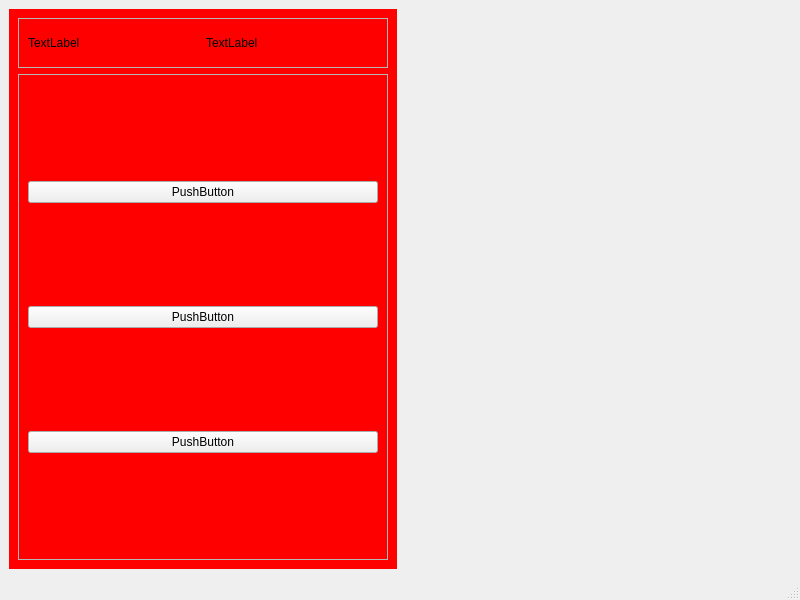
<?xml version="1.0" encoding="UTF-8"?>
<ui version="4.0">
 <class>MainWindow</class>
 <widget class="QMainWindow" name="MainWindow">
  <property name="geometry">
   <rect>
    <x>0</x>
    <y>0</y>
    <width>800</width>
    <height>600</height>
   </rect>
  </property>
  <property name="windowTitle">
   <string>MainWindow</string>
  </property>
  <widget class="QWidget" name="centralwidget">
   <layout class="QHBoxLayout" name="horizontalLayout">
    <item>
     <widget class="QWidget" name="sidebar" native="true">
      <property name="styleSheet">
       <string notr="true">QWidget#sidebar {
	background-color: red;
}</string>
      </property>
      <layout class="QVBoxLayout" name="verticalLayout_2">
       <item>
        <widget class="QFrame" name="frame">
         <property name="maximumSize">
          <size>
           <width>16777215</width>
           <height>50</height>
          </size>
         </property>
         <property name="frameShape">
          <enum>QFrame::StyledPanel</enum>
         </property>
         <property name="frameShadow">
          <enum>QFrame::Raised</enum>
         </property>
         <layout class="QHBoxLayout" name="horizontalLayout_2">
          <item>
           <widget class="QLabel" name="label">
            <property name="text">
             <string>TextLabel</string>
            </property>
           </widget>
          </item>
          <item>
           <widget class="QLabel" name="label_2">
            <property name="text">
             <string>TextLabel</string>
            </property>
           </widget>
          </item>
         </layout>
        </widget>
       </item>
       <item>
        <widget class="QFrame" name="frame_2">
         <property name="frameShape">
          <enum>QFrame::StyledPanel</enum>
         </property>
         <property name="frameShadow">
          <enum>QFrame::Raised</enum>
         </property>
         <layout class="QVBoxLayout" name="verticalLayout">
          <item>
           <widget class="QPushButton" name="pushButton">
            <property name="text">
             <string>PushButton</string>
            </property>
           </widget>
          </item>
          <item>
           <widget class="QPushButton" name="pushButton_2">
            <property name="text">
             <string>PushButton</string>
            </property>
           </widget>
          </item>
          <item>
           <widget class="QPushButton" name="pushButton_3">
            <property name="text">
             <string>PushButton</string>
            </property>
           </widget>
          </item>
         </layout>
        </widget>
       </item>
      </layout>
     </widget>
    </item>
    <item>
     <widget class="QWidget" name="widget_2" native="true"/>
    </item>
   </layout>
  </widget>
  <widget class="QMenuBar" name="menubar">
   <property name="geometry">
    <rect>
     <x>0</x>
     <y>0</y>
     <width>800</width>
     <height>26</height>
    </rect>
   </property>
  </widget>
  <widget class="QStatusBar" name="statusbar"/>
 </widget>
 <resources/>
 <connections/>
</ui>
